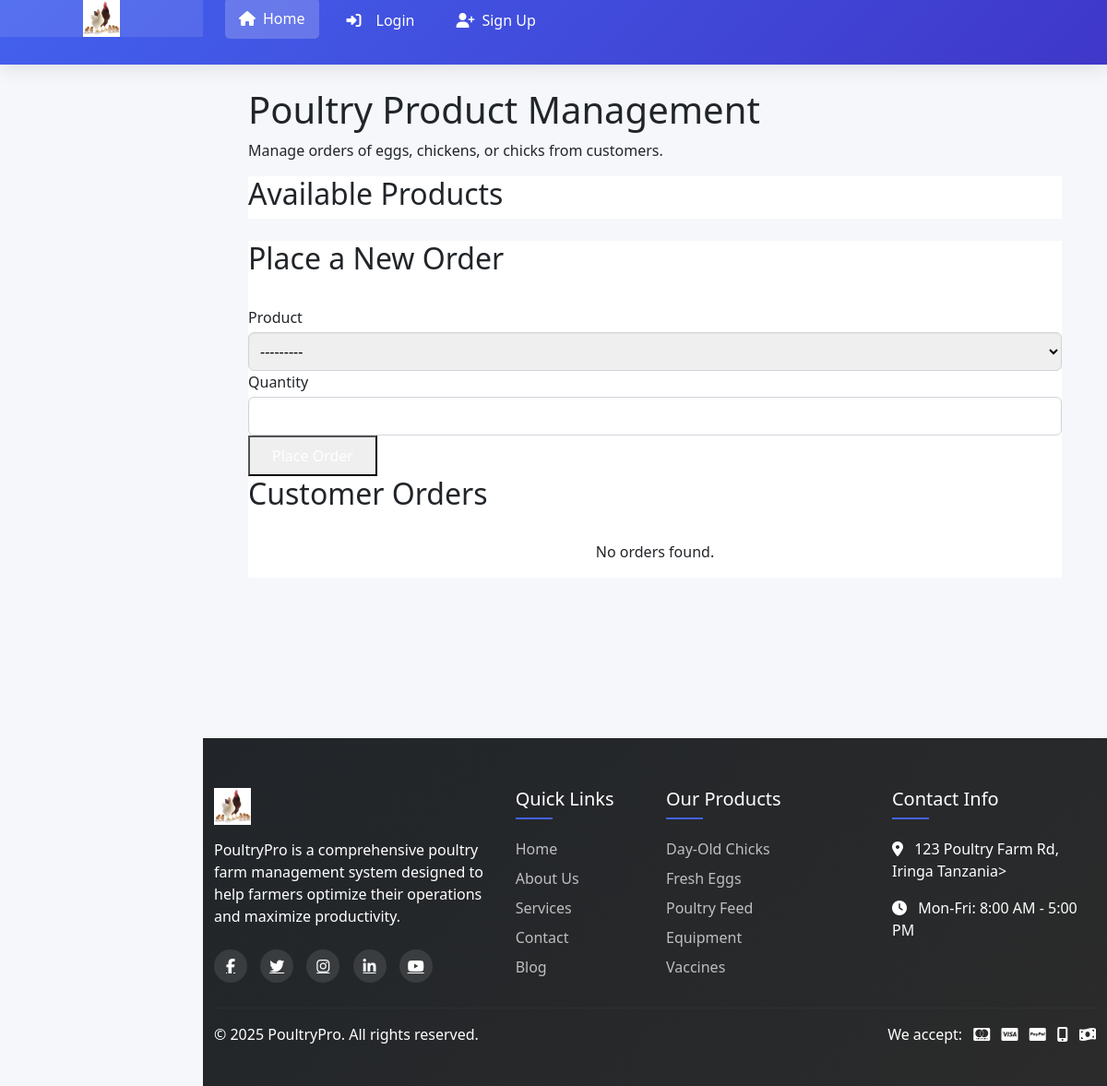
/order/, run on an earlier commit of the app's database.
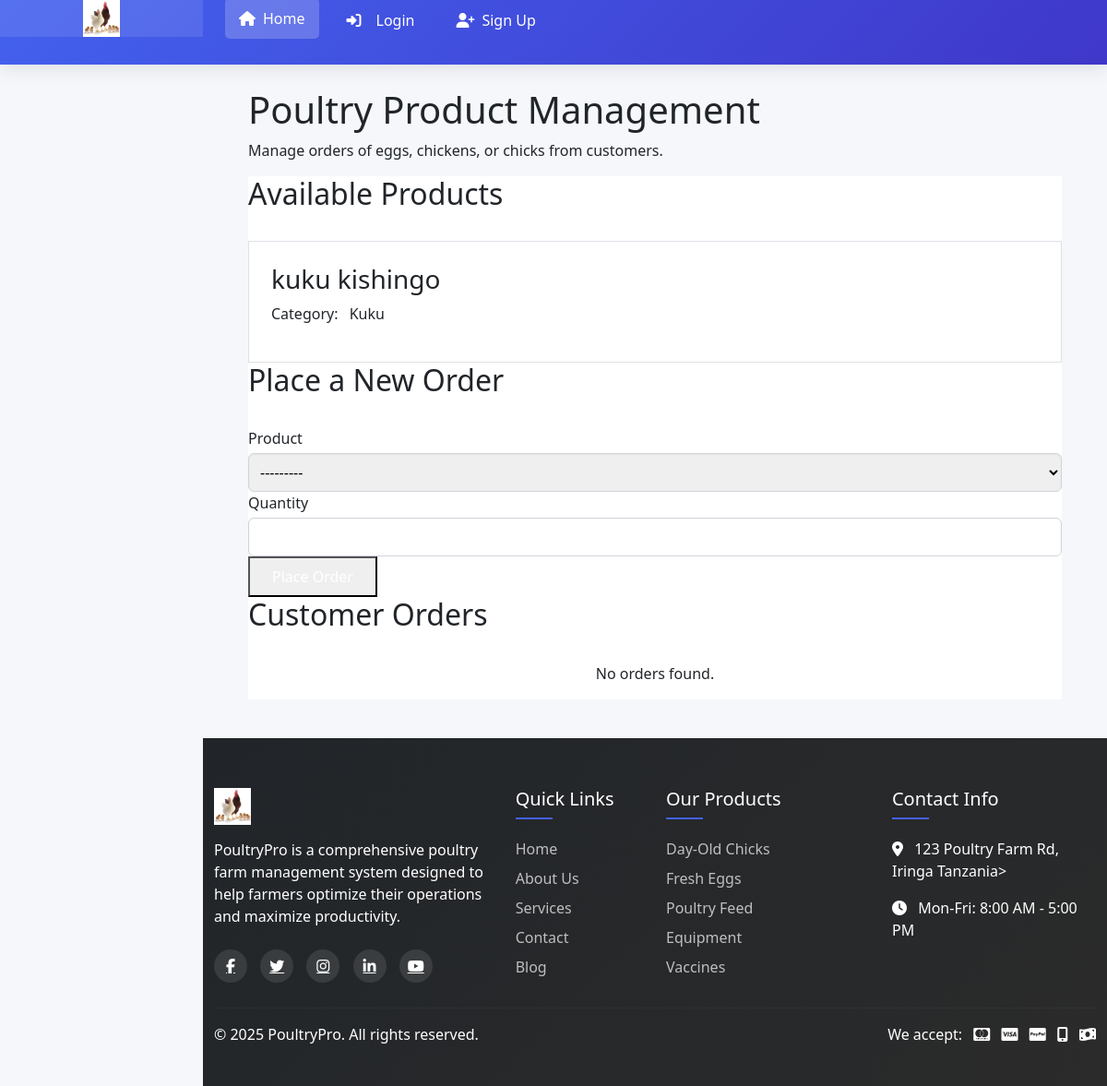
And on a later commit of the database.
### production/models.py (models this page shows)
class Product(models.Model):
    CATEGORY_CHOICES = [
        ('kuku', 'Kuku'),
        ('mayai', 'Mayai'),
        ('incubation', 'Incubation'),
    ]
    name = models.CharField(max_length=100)
    category = models.CharField(max_length=20, choices=CATEGORY_CHOICES)
    def __str__(self):
        return f"{self.name} ({self.get_category_display()})"

### core/views.py (the view)
# urls.py: path('order/', views.order, name='order'),
def order(request):
    orders = Order.objects.select_related('customer', 'product').order_by('-order_date')
    products = Product.objects.all()
    if request.method == 'POST':
        form = OrderForm(request.POST)
        if form.is_valid():
            order = form.save(commit=False)
            order.customer = request.user.customer  # Assuming logged-in user has a customer profile
            order.save()
            return redirect('order')  # redirect to same page
    else:
        form = OrderForm()
    return render(request, 'core/order.html', {
        'orders': orders,
        'products': products,
        'form': form
    })

### production/forms.py
class OrderForm(forms.ModelForm):
    class Meta:
        model = Order
        fields = ['product', 'quantity']
        from django import forms

### core/templates/core/order.html (shortened to what the changed rows need)
{% extends 'core/base.html' %}
{% block content %}
<div class="container mx-auto px-4 py-8">
    <div class="mb-8">
        <h1 class="text-3xl font-bold text-gray-800 mb-2">Poultry Product Management</h1>
    </div>
    <div class="bg-white rounded-lg shadow-md p-6 mb-8">
        <h2 class="text-xl font-semibold text-gray-700 mb-4 pb-2 border-b">Available Products</h2>
        <div class="grid grid-cols-1 md:grid-cols-3 gap-4">
            {% for product in products %}
                <div class="border rounded-lg p-4 hover:shadow-md transition-shadow">
                    <h3 class="font-medium text-lg text-gray-800">{{ product.name }}</h3>
                    <p class="text-gray-600">Category: <span class="bg-blue-100 text-blue-800 text-xs px-2 py-1 rounded-full ml-1">{{ product.get_category_display }}</span></p>
                </div>
            {% endfor %}
        </div>
    </div>
    <div class="flex flex-col lg:flex-row gap-8">
        <div class="lg:w-1/3">
            <div class="bg-white rounded-lg shadow-md p-6 sticky top-4">
                <h2 class="text-xl font-semibold text-gray-700 mb-4 pb-2 border-b">Place a New Order</h2>
                <form method="post" class="space-y-4">
                    {% for field in form %}
                        <div class="form-group">
                            <label for="{{ field.id_for_label }}" class="block text-sm font-medium text-gray-700 mb-1">
                                {{ field.label }}
                            </label>
                            {{ field }}
                        </div>
                    {% endfor %}
                </form>
            </div>
        </div>
        <div class="lg:w-2/3">
            <div class="bg-white rounded-lg shadow-md overflow-hidden">
                <h2 class="text-xl font-semibold text-gray-700 p-6 pb-4 border-b">Customer Orders</h2>
            </div>
        </div>
    </div>
</div>
{% endblock %}

What changed in the data, as far as the page shows it:
added Product: name "kuku kishingo", category "Kuku"
